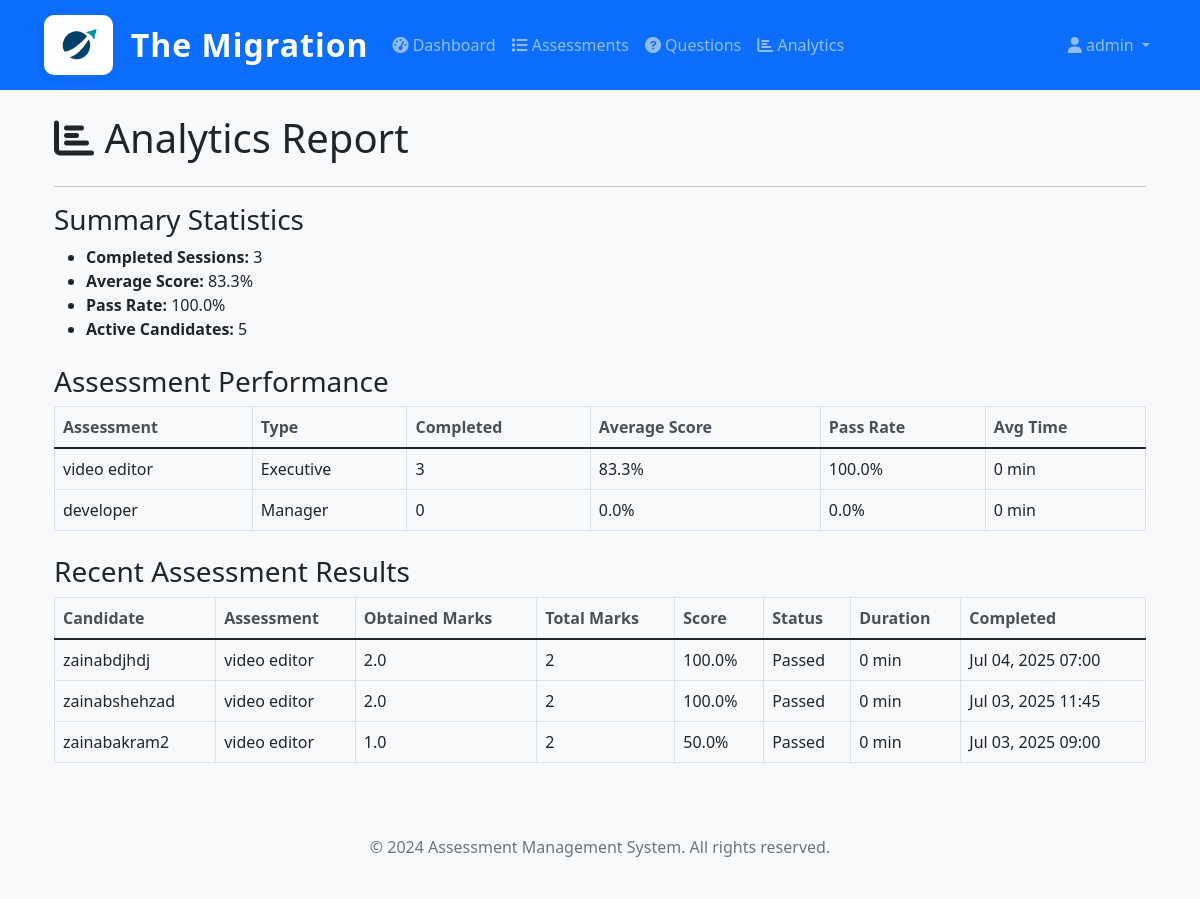
Before: /assessments/admin/analytics/report/ (signed in) with the older database file.
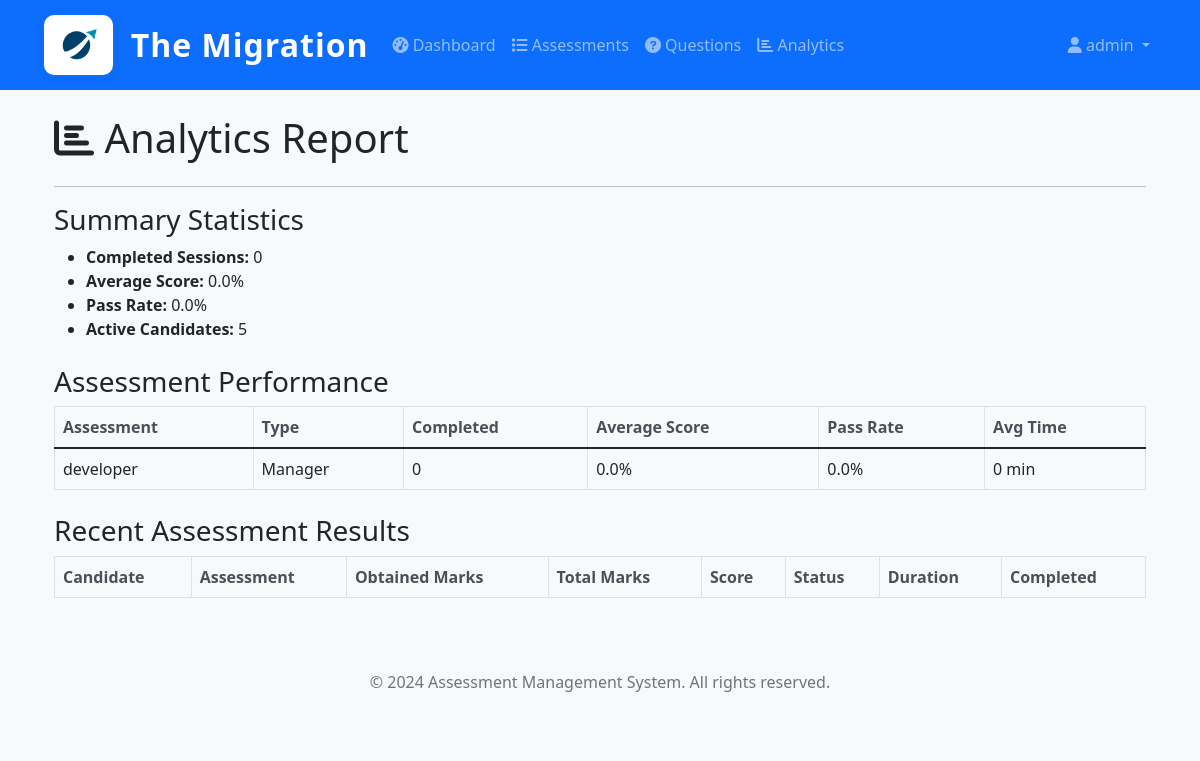
After: the same page with the newer database file.
### assessments/models.py (models this page shows, shortened)
class Designation(models.Model):
    name = models.CharField(max_length=100, unique=True)
    description = models.TextField(blank=True)
    is_active = models.BooleanField(default=True)
    created_at = models.DateTimeField(auto_now_add=True)
    updated_at = models.DateTimeField(auto_now=True)
    class Meta:
        verbose_name = 'Designation'
        verbose_name_plural = 'Designations'

class Assessment(models.Model):
    name = models.CharField(max_length=200)
    description = models.TextField(blank=True)
    assessment_type = models.ForeignKey(Designation, on_delete=models.CASCADE, related_name='assessments')
    questions = models.ManyToManyField(Question, through='AssessmentQuestion', related_name='assessments')
    time_limit_minutes = models.PositiveIntegerField(default=60)
    randomize_questions = models.BooleanField(default=True)
    pass_threshold = models.FloatField(
        validators=[MinValueValidator(0.0), MaxValueValidator(100.0)],
        help_text="Pass threshold as percentage (0-100)"
    )
    max_attempts = models.PositiveIntegerField(default=1, help_text="Maximum attempts allowed")
    allow_retake = models.BooleanField(default=True, help_text="Allow candidates to retake this assessment")
    show_results_immediately = models.BooleanField(default=True, help_text="Show results immediately after completion")
    is_active = models.BooleanField(default=True)
    instructions = models.TextField(blank=True)
    created_by = models.ForeignKey(CustomUser, on_delete=models.SET_NULL, null=True, related_name='created_assessments')
    created_at = models.DateTimeField(auto_now_add=True)
    updated_at = models.DateTimeField(auto_now=True)
    class Meta:
        verbose_name = 'Assessment'
        verbose_name_plural = 'Assessments'

class AssessmentSession(models.Model):
    STATUS_CHOICES = [
        ('not_started', 'Not Started'),
        ('in_progress', 'In Progress'),
        ('completed', 'Completed'),
        ('expired', 'Expired'),
    ]
    user = models.ForeignKey(CustomUser, on_delete=models.CASCADE, related_name='assessment_sessions')
    assessment = models.ForeignKey(Assessment, on_delete=models.CASCADE, related_name='sessions')
    status = models.CharField(max_length=20, choices=STATUS_CHOICES, default='not_started')
    started_at = models.DateTimeField(auto_now_add=True)
    completed_at = models.DateTimeField(null=True, blank=True)
    time_taken_minutes = models.PositiveIntegerField(null=True, blank=True)
    score = models.FloatField(null=True, blank=True)
    total_points = models.PositiveIntegerField(null=True, blank=True)
    percentage_score = models.FloatField(null=True, blank=True)
    passed = models.BooleanField(null=True, blank=True)
    attempt_number = models.PositiveIntegerField(default=1)
    class Meta:
        verbose_name = 'Assessment Session'
        verbose_name_plural = 'Assessment Sessions'
        unique_together = ['user', 'assessment', 'attempt_number']

### users/models.py (models this page shows, shortened)
class CustomUser(AbstractUser):
    ROLE_CHOICES = (
        ('admin', 'Admin'),
        ('hr_admin', 'HR Admin'),
        ('candidate', 'Candidate'),
        ('reviewer', 'Reviewer'),
    )
    role = models.CharField(max_length=20, choices=ROLE_CHOICES, default='candidate')
    phone = models.CharField(max_length=15, blank=True, null=True)
    department = models.CharField(max_length=100, blank=True, null=True)
    employee_id = models.CharField(max_length=50, blank=True, null=True)
    is_active = models.BooleanField(default=True)
    created_at = models.DateTimeField(auto_now_add=True)
    updated_at = models.DateTimeField(auto_now=True)
    class Meta:
        verbose_name = 'User'
        verbose_name_plural = 'Users'

### assessments/views.py (the view)
    def wrapper(request, *args, **kwargs):
        if not request.user.is_authenticated:
            return HttpResponseRedirect(reverse('admin_login'))
        if not is_authorized_admin(request.user):
            messages.error(request, 'Access denied. Only authorized administrators can access this system.')
            return HttpResponseRedirect(reverse('admin_login'))
        return view_func(request, *args, **kwargs)

### assessments/views.py (called while the page is built)
def is_authorized_admin(user):
    return (user.is_authenticated and
            user.role == 'admin' and
            user.email in AUTHORIZED_ADMIN_EMAILS)

def admin_required(view_func):
    def wrapper(request, *args, **kwargs):
        if not request.user.is_authenticated:
            return HttpResponseRedirect(reverse('admin_login'))
        if not is_authorized_admin(request.user):
            messages.error(request, 'Access denied. Only authorized administrators can access this system.')
            return HttpResponseRedirect(reverse('admin_login'))
        return view_func(request, *args, **kwargs)
    return wrapper

### assessments/templates/assessments/analytics_report.html (shortened to what this page needs)
{% extends 'base.html' %}
{% block content %}
<div class="container mt-4">
    <h1 class="mb-4"><i class="fas fa-chart-bar"></i> Analytics Report</h1>
    <hr>
    <h3>Summary Statistics</h3>
    <ul>
        <li><strong>Completed Sessions:</strong> {{ total_completed_sessions }}</li>
        <li><strong>Average Score:</strong> {{ average_score|floatformat:1 }}%</li>
        <li><strong>Pass Rate:</strong> {{ pass_rate|floatformat:1 }}%</li>
        <li><strong>Active Candidates:</strong> {{ total_candidates }}</li>
    </ul>
    <h3 class="mt-4">Assessment Performance</h3>
    <table class="table table-bordered">
        <thead>
            <tr>
                <th>Assessment</th>
                <th>Type</th>
                <th>Completed</th>
                <th>Average Score</th>
                <th>Pass Rate</th>
                <th>Avg Time</th>
            </tr>
        </thead>
        <tbody>
            {% for assessment in assessment_performance %}
            <tr>
                <td>{{ assessment.name }}</td>
                <td>{{ assessment.assessment_type.name }}</td>
                <td>{{ assessment.completed_count }}</td>
                <td>{{ assessment.avg_score|floatformat:1 }}%</td>
                <td>{{ assessment.pass_rate|floatformat:1 }}%</td>
                <td>{{ assessment.avg_time_minutes|floatformat:0 }} min</td>
            </tr>
            {% endfor %}
        </tbody>
    </table>
    <h3 class="mt-4">Recent Assessment Results</h3>
    <table class="table table-bordered">
        <thead>
            <tr>
                <th>Candidate</th>
                <th>Assessment</th>
                <th>Obtained Marks</th>
                <th>Total Marks</th>
                <th>Score</th>
                <th>Status</th>
                <th>Duration</th>
                <th>Completed</th>
            </tr>
        </thead>
        <tbody>
            {% for result in recent_results %}
            <tr>
                <td>{{ result.user.username }}</td>
                <td>{{ result.assessment.name }}</td>
                <td>{{ result.score|default:'-' }}</td>
                <td>{{ result.total_points|default:'-' }}</td>
                <td>{{ result.percentage_score|floatformat:1 }}%</td>
                <td>{% if result.passed %}Passed{% else %}Failed{% endif %}</td>
                <td>{{ result.duration_minutes|floatformat:0 }} min</td>
                <td>{{ result.completed_at|date:"M d, Y H:i" }}</td>
            </tr>
            {% endfor %}
        </tbody>
    </table>
</div>
{% endblock %}

Changed rows visible on the page:
no longer on this page (row unchanged): Designation: name "video editor", assessment_type.name "Executive", completed_count "3", avg_score "83.3", pass_rate "100.0", avg_time_minutes "0"
removed AssessmentSession: user.username "zainabdjhdj", assessment.name "video editor", score "2.0", total_points "2", percentage_score "100.0", passed "Passed", duration_minutes "0", completed_at "Jul 04, 2025 07:00"
removed AssessmentSession: user.username "zainabshehzad", assessment.name "video editor", score "2.0", total_points "2", percentage_score "100.0", passed "Passed", duration_minutes "0", completed_at "Jul 03, 2025 11:45"
removed AssessmentSession: user.username "zainabakram2", assessment.name "video editor", score "1.0", total_points "2", percentage_score "50.0", passed "Passed", duration_minutes "0", completed_at "Jul 03, 2025 09:00"
Other visible differences:
{{ total_completed_sessions }}: "3" → "0"
{{ average_score|floatformat:1 }}: "83.3" → "0.0"
{{ pass_rate|floatformat:1 }}: "100.0" → "0.0"
